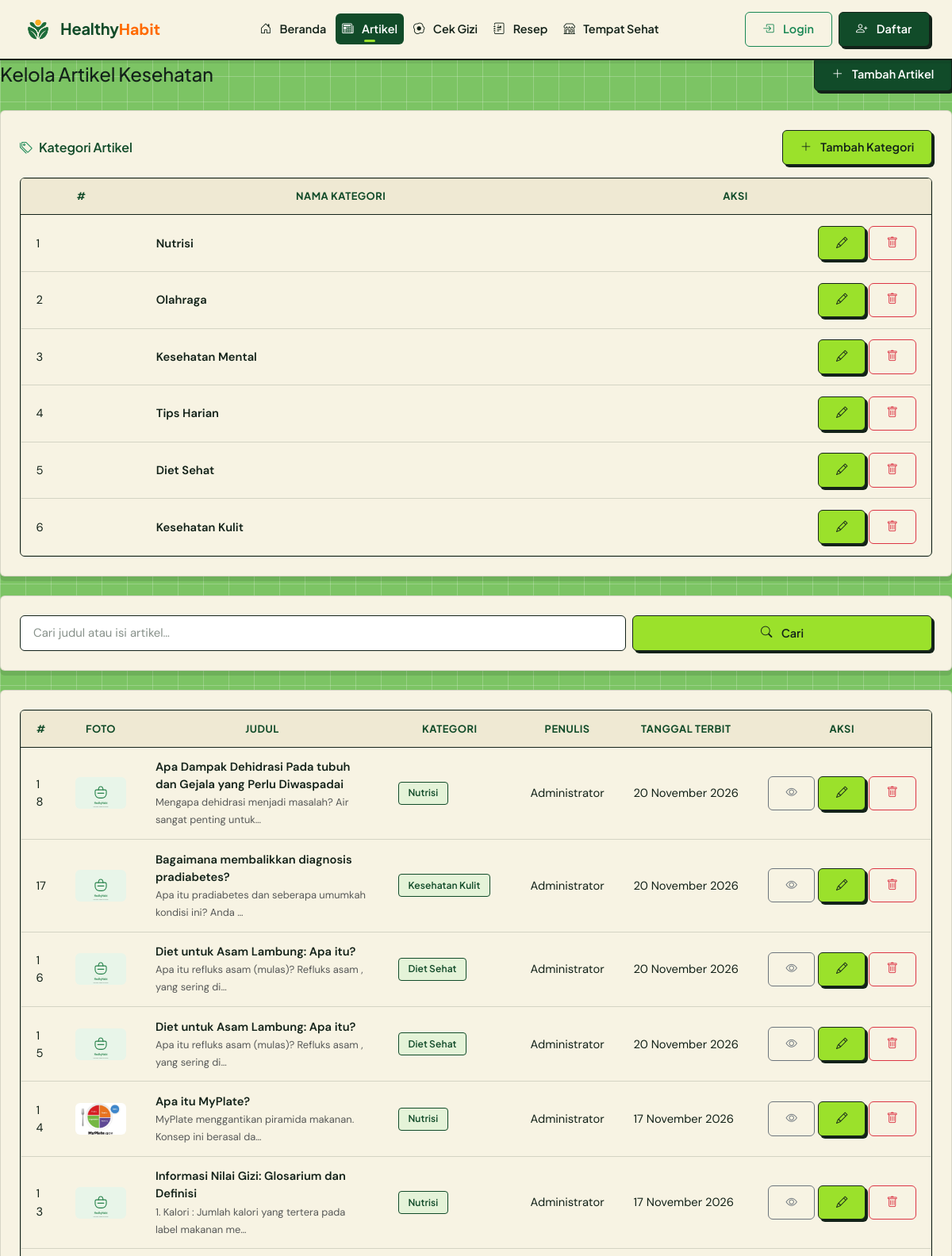
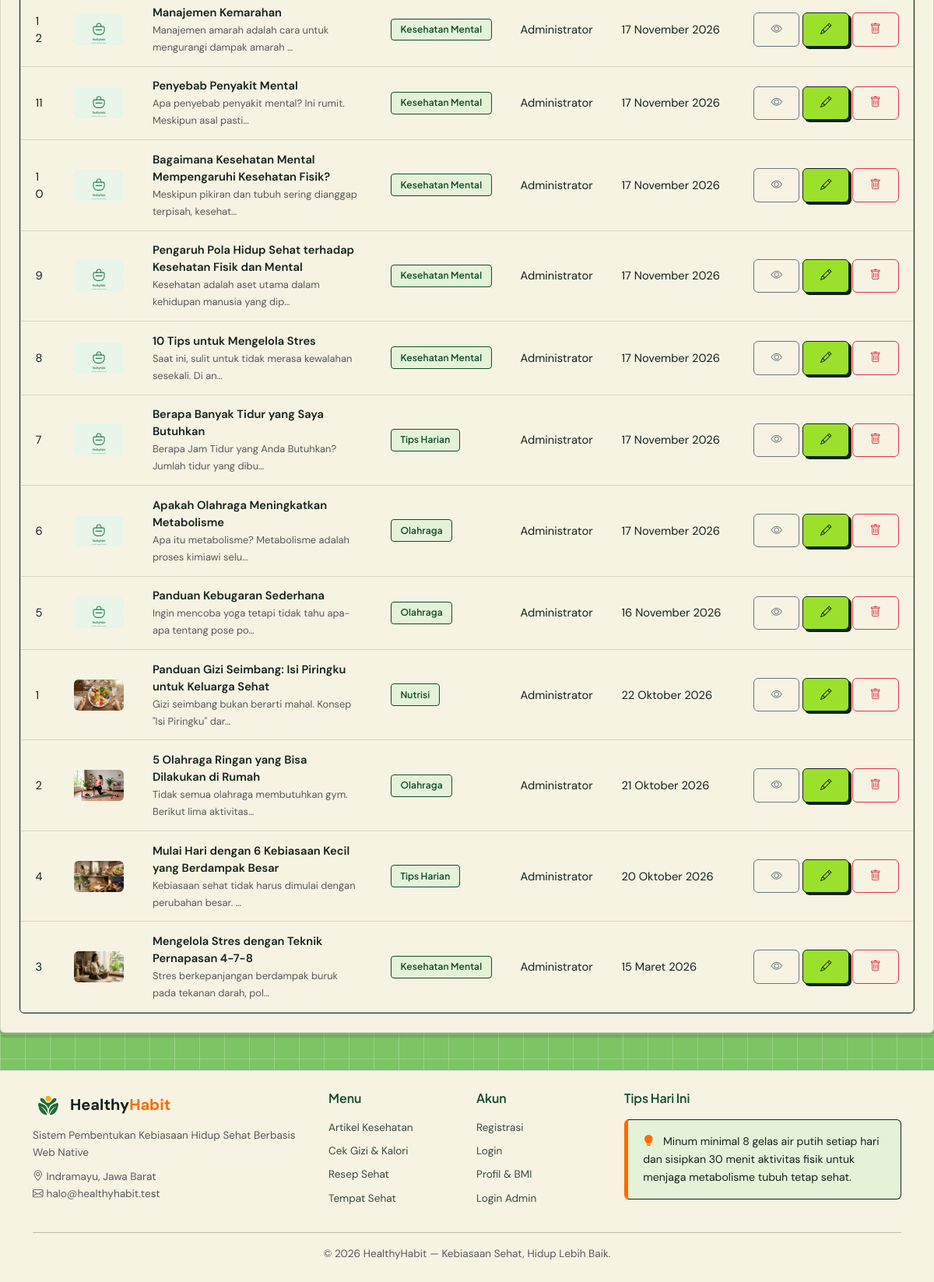
Page /artikel on the committed database (2 pictures, top to bottom).
### tables this page shows
CREATE TABLE `kategori_artikel` (
  `id_kategori_artikel` int(11) NOT NULL AUTO_INCREMENT,
  `nama_kategori` varchar(60) NOT NULL,
  PRIMARY KEY (`id_kategori_artikel`),
  UNIQUE KEY `uq_kategori_nama` (`nama_kategori`)
);

CREATE TABLE `artikel_kesehatan` (
  `id_artikel` int(11) NOT NULL AUTO_INCREMENT,
  `id_kategori_artikel` int(11) DEFAULT NULL,
  `id_admin` int(11) DEFAULT NULL,
  `judul_artikel` varchar(180) NOT NULL,
  `isi_artikel` text NOT NULL,
  `foto_artikel` varchar(255) DEFAULT NULL,
  `tanggal_terbit` date NOT NULL,
  PRIMARY KEY (`id_artikel`),
  KEY `fk_artikel_kategori` (`id_kategori_artikel`),
  KEY `fk_artikel_admin` (`id_admin`),
  CONSTRAINT `fk_artikel_admin` FOREIGN KEY (`id_admin`) REFERENCES `users` (`id_pengguna`) ON DELETE SET NULL ON UPDATE CASCADE,
  CONSTRAINT `fk_artikel_kategori` FOREIGN KEY (`id_kategori_artikel`) REFERENCES `kategori_artikel` (`id_kategori_artikel`) ON DELETE SET NULL ON UPDATE CASCADE
);

CREATE TABLE `users` (
  `id_pengguna` int(11) NOT NULL AUTO_INCREMENT,
  `username` varchar(50) NOT NULL,
  `password` varchar(255) NOT NULL,
  `nama_lengkap` varchar(100) NOT NULL,
  `role` enum('admin','user') NOT NULL DEFAULT 'user',
  `berat_badan` decimal(5,2) NOT NULL DEFAULT 0.00,
  `tinggi_badan` decimal(5,2) NOT NULL DEFAULT 0.00,
  `jenis_kelamin` enum('L','P') NOT NULL DEFAULT 'L',
  `umur` int(11) NOT NULL DEFAULT 0,
  `created_at` datetime NOT NULL DEFAULT current_timestamp(),
  PRIMARY KEY (`id_pengguna`),
  UNIQUE KEY `uq_pengguna_username` (`username`)
);

### app/core/Controller.php (called while the page is built, shortened)
<?php
abstract class Controller
{
    protected function view(string $view, array $data = [], string $layout = 'main'): void
    {
        $contentFile = VIEWS_PATH . '/pages/' . $view . '.php';
        extract($data, EXTR_SKIP);
        require $contentFile;
    }
}

### app/controllers/ArtikelController.php (called while the page is built, shortened)
<?php
class ArtikelController extends Controller
{
    public function index(): void
    {
        $q          = $this->input('q');
        $idKategori = (int) $this->input('id_kategori');
        $this->view('artikel/index', [
            'pageTitle'    => 'Artikel Kesehatan',
            'activeNav'    => 'artikel',
            'artikel'      => Artikel::cari($q ?: null, $idKategori ?: null),
            'kategori'     => KategoriArtikel::semua(),
            'q'            => $q,
            'idKategori'   => $idKategori,
        ]);
    }
}

### app/core/Router.php (called while the page is built, shortened)
<?php
class Router
{
    private array $routes = [];
    private function add(string $method, string $pattern, array $handler): void
    {
        $regex = preg_replace_callback(
            '#\{(\w+)(?::([^}]+))?\}#',
            static fn(array $m): string => '(?P<' . $m[1] . '>' . ($m[2] ?? '[^/]+') . ')',
            $pattern
        );
        $this->routes[$method][] = ['#^' . $regex . '$#', $handler, $pattern];
    }
    public function dispatch(string $uri, string $method): void
    {
        $path = (string) parse_url($uri, PHP_URL_PATH);
        $path = '/' . trim($path, '/');
        $method = strtoupper($method);
        $match  = $this->match($method, $path);
        [$handler, $params] = $match;
        [$class, $action]   = $handler;
        $controller = new $class();
        $controller->$action(...array_values($params));
    }
    private function match(string $method, string $path): ?array
    {
        foreach ($this->routes[$method] ?? [] as [$regex, $handler]) {
            if (preg_match($regex, $path, $m)) {
                $params = array_filter($m, 'is_string', ARRAY_FILTER_USE_KEY);
                return [$handler, $params];
            }
        }
        return null;
    }
}

### index.php (called while the page is built, shortened)
<?php
require_once __DIR__ . '/app/helpers/helper.php';
spl_autoload_register(function (string $class): void {
    $candidates = [
        APP_PATH . '/core/' . $class . '.php',
        APP_PATH . '/models/' . $class . '.php',
        APP_PATH . '/services/' . $class . '.php',
        APP_PATH . '/controllers/' . $class . '.php',
        APP_PATH . '/controllers/admin/' . $class . '.php',
    ];
    foreach ($candidates as $file) {
        if (is_file($file)) {
            return;
        }
    }
});
$router = new Router();
$router->dispatch(
    $_SERVER['REQUEST_URI'] ?? '/',
    $_SERVER['REQUEST_METHOD'] ?? 'GET'
);

### app/core/Model.php (called while the page is built, shortened)
<?php
abstract class Model
{
    protected static string $table = '';
    protected static function db(): PDO
    {
        return Database::connect();
    }
    public static function all(?string $orderBy = null): array
    {
        $sql = 'SELECT * FROM ' . static::$table;
        if ($orderBy) {
            $sql .= ' ORDER BY ' . $orderBy;
        }
        return static::db()->query($sql)->fetchAll();
    }
}

### app/models/KategoriArtikel.php (called while the page is built, shortened)
<?php
class KategoriArtikel extends Model
{
    public static function semua(): array
    {
        return static::all('id_kategori_artikel ASC');
    }
}

### app/helpers/helper.php (called while the page is built, shortened)
<?php
function e($value): string
{
    return htmlspecialchars((string) $value, ENT_QUOTES, 'UTF-8');
}
function tanggal_indo(?string $date, bool $withTime = false): string
{
    $bulan = [
        1 => 'Januari', 'Februari', 'Maret', 'April', 'Mei', 'Juni',
        'Juli', 'Agustus', 'September', 'Oktober', 'November', 'Desember',
    ];
    $ts = strtotime($date);
    $hasil = date('j', $ts) . ' ' . $bulan[(int) date('n', $ts)] . ' ' . date('Y', $ts);
    return $hasil;
}
function excerpt(?string $html, int $length = 140): string
{
    $text = trim(strip_tags((string) $html));
    return mb_substr($text, 0, $length) . '…';
}
function img_url(?string $filename, string $subdir): string
{
    if ($filename && is_file(UPLOAD_PATH . '/' . $subdir . '/' . basename($filename))) {
        return UPLOAD_URL . '/' . $subdir . '/' . basename($filename);
    }
    return BASE_URL . '/assets/img/placeholder.svg';
}

### app/core/Database.php (called while the page is built, shortened)
<?php
class Database
{
    private static ?PDO $pdo = null;
    public static function connect(): PDO
    {
        if (self::$pdo instanceof PDO) {
            return self::$pdo;
        }
        $dsn = 'mysql:host=' . DB_HOST
            . ';port=' . DB_PORT
            . ';dbname=' . DB_NAME
            . ';charset=' . DB_CHARSET;
        try {
            self::$pdo = new PDO($dsn, DB_USER, DB_PASS, [
                PDO::ATTR_ERRMODE            => PDO::ERRMODE_EXCEPTION,
                PDO::ATTR_DEFAULT_FETCH_MODE => PDO::FETCH_ASSOC,
                PDO::ATTR_EMULATE_PREPARES   => false,
            ]);
        } catch (PDOException $ex) {
            http_response_code(500);
            exit(
                '<div style="font-family:Poppins,Arial,sans-serif;max-width:640px;margin:60px auto;padding:24px;border:1px solid #e0e0e0;border-radius:12px">'
                . '<h2 style="color:#27824B">Koneksi database gagal</h2>'
                . '<p>Pastikan <b>MySQL (XAMPP)</b> sudah berjalan, lalu impor file '
                . '<b>database/healthyhabit.sql</b> ke phpMyAdmin.</p>'
                . '<p style="color:#c0392b"><code>' . e($ex->getMessage()) . '</code></p>'
                . '</div>'
            );
        }
        return self::$pdo;
    }
}

### app/models/Artikel.php (called while the page is built, shortened)
<?php
class Artikel extends Model
{
    public static function cari(?string $q = null, ?int $idKategori = null): array
    {
        $sql = self::BASE_SELECT;
        $params = [];
        $sql .= ' ORDER BY a.tanggal_terbit DESC, a.id_artikel DESC';
        $st = static::db()->prepare($sql);
        $st->execute($params);
        return $st->fetchAll();
    }
}

### app/views/pages/artikel/index.php (the view, shortened to what this page needs)
<div class="d-flex justify-content-between align-items-center flex-wrap gap-2 mb-4">
    <div>
        <h1 class="h4 mb-0">Kelola Artikel Kesehatan</h1>
    </div>
    <a href="<?= BASE_URL ?>/admin/artikel/create" class="btn btn-green fw-semibold">
        <i class="bi bi-plus-lg me-1"></i>Tambah Artikel
    </a>
</div>
<div class="panel-white mb-4">
    <div class="d-flex justify-content-between align-items-center mb-3">
        <h6 class="mb-0"><i class="bi bi-tags me-2 text-success"></i>Kategori Artikel</h6>
        <button class="btn btn-sm btn-soft-green fw-semibold" data-bs-toggle="modal"
                data-bs-target="#modalKategori">
            <i class="bi bi-plus-lg me-1"></i>Tambah Kategori
        </button>
    </div>
    <?php if (!$kategori): ?>
        <p class="text-muted small mb-0">Belum ada kategori.</p>
    <?php else: ?>
        <div class="table-responsive">
            <table class="table table-custom align-middle mb-0">
                <thead>
                    <tr><th>#</th><th>Nama Kategori</th><th class="text-end">Aksi</th></tr>
                </thead>
                <tbody>
                    <?php foreach ($kategori as $k): ?>
                        <tr>
                            <td><?= (int) $k['id_kategori_artikel'] ?></td>
                            <td class="fw-semibold"><?= e($k['nama_kategori']) ?></td>
                            <td class="text-end text-nowrap">
                                <button class="btn btn-sm btn-soft-green" data-bs-toggle="modal"
                                        data-bs-target="#modalKategori"
                                        data-id="<?= (int) $k['id_kategori_artikel'] ?>"
                                        data-nama="<?= e($k['nama_kategori']) ?>">
                                    <i class="bi bi-pencil"></i>
                                </button>
                                <form action="<?= BASE_URL.'/admin/artikel/kategori/'.(int)$k['id_kategori_artikel'].'/delete' ?>"
                                      method="post" class="d-inline"
                                      data-confirm="Hapus kategori '<?= e($k['nama_kategori']) ?>'?">
                                    <button class="btn btn-sm btn-outline-danger" type="submit"><i class="bi bi-trash"></i></button>
                                </form>
                            </td>
                        </tr>
                    <?php endforeach; ?>
                </tbody>
            </table>
        </div>
    <?php endif; ?>
</div>
<div class="panel-white mb-4">
    <form action="<?= BASE_URL.'/admin/artikel' ?>" method="get" class="row g-2">
        <div class="col-md-8">
            <input type="search" class="form-control" name="q" placeholder="Cari judul atau isi artikel…"
                   value="<?= e($q) ?>">
        </div>
        <div class="col-md-4 d-grid">
            <button class="btn btn-soft-green fw-semibold"><i class="bi bi-search me-1"></i>Cari</button>
        </div>
    </form>
</div>
<div class="panel-white">
    <div class="table-responsive">
        <table class="table table-custom align-middle mb-0">
            <thead>
                <tr>
                    <th>#</th><th>Foto</th><th>Judul</th><th>Kategori</th><th>Penulis</th><th>Tanggal Terbit</th><th class="text-end">Aksi</th>
                </tr>
            </thead>
            <tbody>
                <?php foreach ($artikel as $a): ?>
                    <tr>
                        <td><?= (int) $a['id_artikel'] ?></td>
                        <td class="text-nowrap">
                            <img src="<?= img_url($a['foto_artikel'], 'artikel') ?>" alt=""
                                 style="width:64px;height:40px;object-fit:cover;border-radius:6px;">
                        </td>
                        <td style="min-width:220px;">
                            <span class="fw-semibold"><?= e($a['judul_artikel']) ?></span><br>
                            <small class="text-muted"><?= e(excerpt($a['isi_artikel'], 60)) ?></small>
                        </td>
                        <td class="text-nowrap"><span class="tag"><?= e($a['nama_kategori'] ?? '-') ?></span></td>
                        <td class="text-nowrap"><?= e($a['penulis'] ?? '-') ?></td>
                        <td class="text-nowrap small"><?= tanggal_indo($a['tanggal_terbit']) ?></td>
                        <td class="text-end text-nowrap">
                            <a href="<?= BASE_URL.'/artikel/'.(int)$a['id_artikel'] ?>" target="_blank"
                               class="btn btn-sm btn-outline-secondary" title="Lihat"><i class="bi bi-eye"></i></a>
                            <a href="<?= BASE_URL.'/admin/artikel/'.(int)$a['id_artikel'].'/edit' ?>"
                               class="btn btn-sm btn-soft-green" title="Edit"><i class="bi bi-pencil"></i></a>
                            <form action="<?= BASE_URL.'/admin/artikel/'.(int)$a['id_artikel'].'/delete' ?>"
                                  method="post" class="d-inline"
                                  data-confirm="Hapus artikel '<?= e($a['judul_artikel']) ?>'?">
                                <button type="submit" class="btn btn-sm btn-outline-danger" title="Hapus">
                                    <i class="bi bi-trash"></i>
                                </button>
                            </form>
                        </td>
                    </tr>
                <?php endforeach; ?>
            </tbody>
        </table>
    </div>
</div>

### rows in the picture
kategori_artikel: id_kategori_artikel "1", nama_kategori "Nutrisi"
kategori_artikel: id_kategori_artikel "2", nama_kategori "Olahraga"
kategori_artikel: id_kategori_artikel "3", nama_kategori "Kesehatan Mental"
kategori_artikel: id_kategori_artikel "4", nama_kategori "Tips Harian"
kategori_artikel: id_kategori_artikel "5", nama_kategori "Diet Sehat"
kategori_artikel: id_kategori_artikel "6", nama_kategori "Kesehatan Kulit"
artikel_kesehatan: id_artikel "18", judul_artikel "Apa Dampak Dehidrasi Pada tubuh dan Gejala yang Perlu Diwaspadai", isi_artikel "Mengapa dehidrasi menjadi masalah? Air sangat penting untuk…", id_kategori_artikel.nama_kategori "Nutrisi", id_admin.nama_lengkap "Administrator", tanggal_terbit "20 November 2026"
artikel_kesehatan: id_artikel "17", judul_artikel "Bagaimana membalikkan diagnosis pradiabetes?", isi_artikel "Apa itu pradiabetes dan seberapa umumkah kondisi ini? Anda …", id_kategori_artikel.nama_kategori "Kesehatan Kulit", id_admin.nama_lengkap "Administrator", tanggal_terbit "20 November 2026"
artikel_kesehatan: id_artikel "16", judul_artikel "Diet untuk Asam Lambung: Apa itu?", isi_artikel "Apa itu refluks asam (mulas)? Refluks asam , yang sering di…", id_kategori_artikel.nama_kategori "Diet Sehat", id_admin.nama_lengkap "Administrator", tanggal_terbit "20 November 2026"
artikel_kesehatan: id_artikel "15", judul_artikel "Diet untuk Asam Lambung: Apa itu?", isi_artikel "Apa itu refluks asam (mulas)? Refluks asam , yang sering di…", id_kategori_artikel.nama_kategori "Diet Sehat", id_admin.nama_lengkap "Administrator", tanggal_terbit "20 November 2026"
artikel_kesehatan: id_artikel "14", foto_artikel (picture), judul_artikel "Apa itu MyPlate?", isi_artikel "MyPlate menggantikan piramida makanan. Konsep ini berasal da…", id_kategori_artikel.nama_kategori "Nutrisi", id_admin.nama_lengkap "Administrator", tanggal_terbit "17 November 2026"
artikel_kesehatan: id_artikel "13", judul_artikel "Informasi Nilai Gizi: Glosarium dan Definisi", isi_artikel "1. Kalori : Jumlah kalori yang tertera pada label makanan me…", id_kategori_artikel.nama_kategori "Nutrisi", id_admin.nama_lengkap "Administrator", tanggal_terbit "17 November 2026"
artikel_kesehatan: id_artikel "12", judul_artikel "Manajemen Kemarahan", isi_artikel "Manajemen amarah adalah cara untuk mengurangi dampak amarah …", id_kategori_artikel.nama_kategori "Kesehatan Mental", id_admin.nama_lengkap "Administrator", tanggal_terbit "17 November 2026"
artikel_kesehatan: id_artikel "11", judul_artikel "Penyebab Penyakit Mental", isi_artikel "Apa penyebab penyakit mental? Ini rumit. Meskipun asal pasti…", id_kategori_artikel.nama_kategori "Kesehatan Mental", id_admin.nama_lengkap "Administrator", tanggal_terbit "17 November 2026"
artikel_kesehatan: id_artikel "10", judul_artikel "Bagaimana Kesehatan Mental Mempengaruhi Kesehatan Fisik?", isi_artikel "Meskipun pikiran dan tubuh sering dianggap terpisah, kesehat…", id_kategori_artikel.nama_kategori "Kesehatan Mental", id_admin.nama_lengkap "Administrator", tanggal_terbit "17 November 2026"
artikel_kesehatan: id_artikel "9", judul_artikel "Pengaruh Pola Hidup Sehat terhadap Kesehatan Fisik dan Mental", isi_artikel "Kesehatan adalah aset utama dalam kehidupan manusia yang dip…", id_kategori_artikel.nama_kategori "Kesehatan Mental", id_admin.nama_lengkap "Administrator", tanggal_terbit "17 November 2026"
artikel_kesehatan: id_artikel "8", judul_artikel "10 Tips untuk Mengelola Stres", isi_artikel "Saat ini, sulit untuk tidak merasa kewalahan sesekali. Di an…", id_kategori_artikel.nama_kategori "Kesehatan Mental", id_admin.nama_lengkap "Administrator", tanggal_terbit "17 November 2026"
artikel_kesehatan: id_artikel "7", judul_artikel "Berapa Banyak Tidur yang Saya Butuhkan", isi_artikel "Berapa Jam Tidur yang Anda Butuhkan? Jumlah tidur yang dibu…", id_kategori_artikel.nama_kategori "Tips Harian", id_admin.nama_lengkap "Administrator", tanggal_terbit "17 November 2026"
artikel_kesehatan: id_artikel "6", judul_artikel "Apakah Olahraga Meningkatkan Metabolisme", isi_artikel "Apa itu metabolisme? Metabolisme adalah proses kimiawi selu…", id_kategori_artikel.nama_kategori "Olahraga", id_admin.nama_lengkap "Administrator", tanggal_terbit "17 November 2026"
artikel_kesehatan: id_artikel "5", judul_artikel "Panduan Kebugaran Sederhana", isi_artikel "Ingin mencoba yoga tetapi tidak tahu apa-apa tentang pose po…", id_kategori_artikel.nama_kategori "Olahraga", id_admin.nama_lengkap "Administrator", tanggal_terbit "16 November 2026"
artikel_kesehatan: id_artikel "1", foto_artikel (picture), judul_artikel "Panduan Gizi Seimbang: Isi Piringku untuk Keluarga Sehat", isi_artikel "Gizi seimbang bukan berarti mahal. Konsep \"Isi Piringku\" dar…", id_kategori_artikel.nama_kategori "Nutrisi", id_admin.nama_lengkap "Administrator", tanggal_terbit "22 Oktober 2026"
artikel_kesehatan: id_artikel "2", foto_artikel (picture), judul_artikel "5 Olahraga Ringan yang Bisa Dilakukan di Rumah", isi_artikel "Tidak semua olahraga membutuhkan gym. Berikut lima aktivitas…", id_kategori_artikel.nama_kategori "Olahraga", id_admin.nama_lengkap "Administrator", tanggal_terbit "21 Oktober 2026"
artikel_kesehatan: id_artikel "4", foto_artikel (picture), judul_artikel "Mulai Hari dengan 6 Kebiasaan Kecil yang Berdampak Besar", isi_artikel "Kebiasaan sehat tidak harus dimulai dengan perubahan besar. …", id_kategori_artikel.nama_kategori "Tips Harian", id_admin.nama_lengkap "Administrator", tanggal_terbit "20 Oktober 2026"
artikel_kesehatan: id_artikel "3", foto_artikel (picture), judul_artikel "Mengelola Stres dengan Teknik Pernapasan 4-7-8", isi_artikel "Stres berkepanjangan berdampak buruk pada tekanan darah, pol…", id_kategori_artikel.nama_kategori "Kesehatan Mental", id_admin.nama_lengkap "Administrator", tanggal_terbit "15 Maret 2026"

### other values in the picture
APP_TAGLINE "Sistem Pembentukan Kebiasaan Hidup Sehat Berbasis Web Native"
APP_NAME "HealthyHabit"
